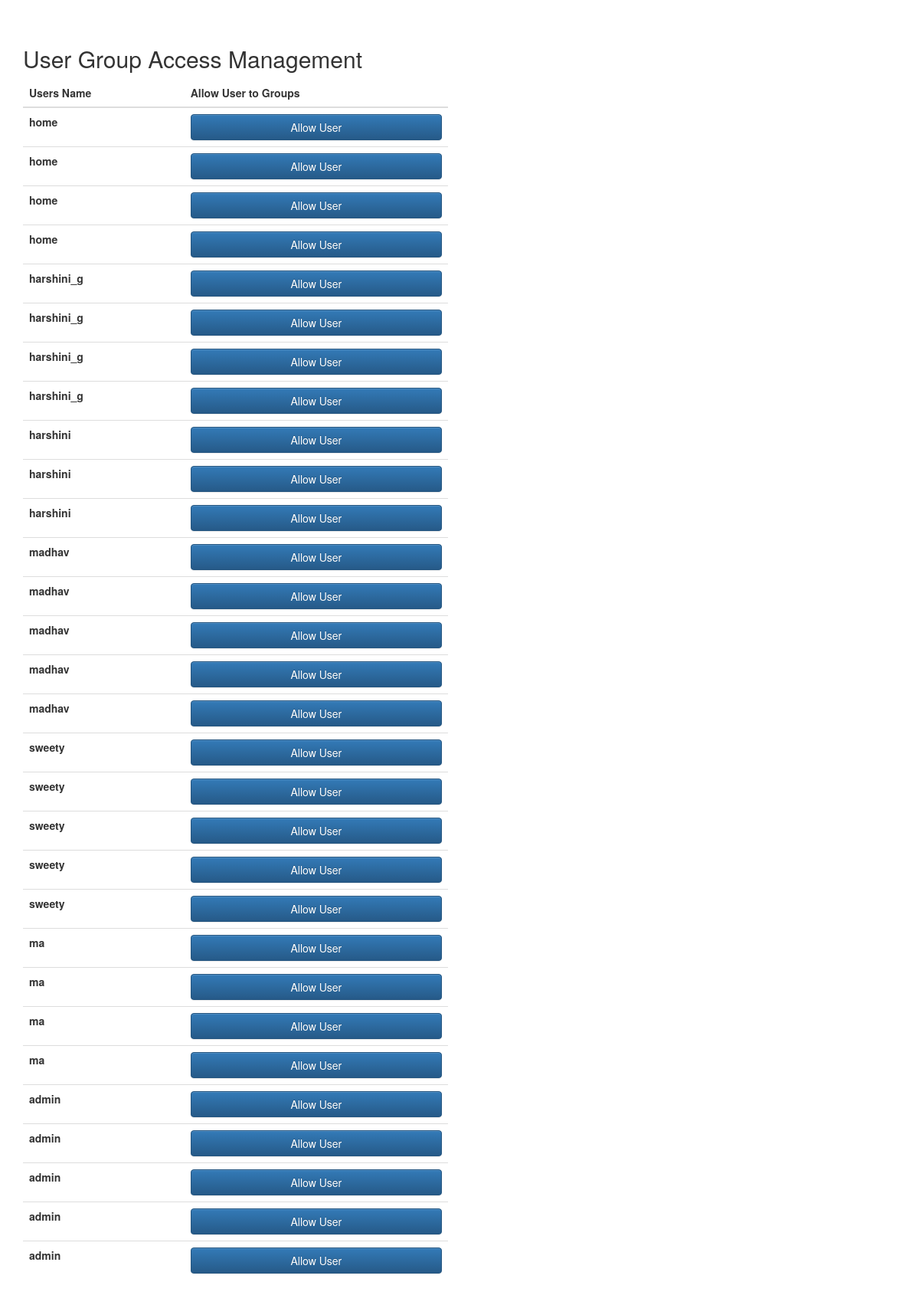
The app's page /list_group_user with its own data.
### tables this page shows
CREATE TABLE user (id VARCHAR(255) PRIMARY KEY,username Text, name TEXT,password Text,activate Boolean);

### app.py (the view)
@app.route("/list_group_user")
def list_group_user():
    query= f"select user_id from user_groups"
    conn = sqlite3.connect('user.db')
    cur = conn.cursor()
    cur.execute(query)
    row1 = cur.fetchall()
    print(row1)
    query= f"select * from user"
    conn = sqlite3.connect('user.db')
    cur = conn.cursor()
    cur.execute(query)
    rows = cur.fetchall()
    print(rows)
    records = []
    visited = []
    if len(row1)<1:
        records = rows
    for i in rows:
        for j in row1:
            if i[0]==j[0]:
                pass
            else:
                if j[0] not in visited:
                    visited.append(j)
                    records.append(i)
    print(records)
    conn.commit()
    conn.close()
    return render_template('list_group_user.html',records=records)

### templates/list_group_user.html (shortened to what this page needs)
<!DOCTYPE html>
<html lang="en">
<head>
    <link rel="stylesheet" href="https://cdnjs.cloudflare.com/ajax/libs/meyer-reset/2.0/reset.min.css">
    <link rel="stylesheet" href="https://maxcdn.bootstrapcdn.com/bootstrap/3.3.7/css/bootstrap.min.css">
    <link rel="stylesheet" href="https://maxcdn.bootstrapcdn.com/bootstrap/3.3.7/css/bootstrap-theme.min.css">
</head>
<body>
    <div class="container">
        <div class="row" style="margin-top: 40px">
            <div class="col-md-6">
                <h2>User Group Access Management</h2>
                <table class="table table-dark table-hover">
                    <thead>
                        <th>
                            Users Name
                        </th>
                        <th>
                            Allow User to Groups
                        </th>
                    </thead>
                    <tbody>
                            {% for record in records %}
                        <tr>
                                <td><b>{{ record[1] }}</b></td>
                                <td>
                                    <a href="{{ url_for('allow_group_user',user_id=record[0]) }}" class="btn form-control btn-primary">Allow User</a>
                                </td>
                        </tr>
                        {% endfor %}
                    </tbody>
                </table>
            </div>
        </div>
    </div>
</body>
</html>

### records on screen
user: username "home"
user: username "harshini_g"
user: username "harshini"
user: username "madhav"
user: username "sweety"
user: username "ma"
user: username "admin"
